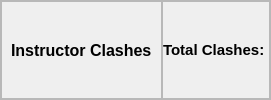
                     <widget class="QFrame" name="frame_57">
                      <property name="frameShape">
                       <enum>QFrame::StyledPanel</enum>
                      </property>
                      <property name="frameShadow">
                       <enum>QFrame::Raised</enum>
                      </property>
                      <layout class="QHBoxLayout" name="horizontalLayout_49">
                       <property name="spacing">
                        <number>0</number>
                       </property>
                       <property name="leftMargin">
                        <number>0</number>
                       </property>
                       <property name="topMargin">
                        <number>0</number>
                       </property>
                       <property name="rightMargin">
                        <number>0</number>
                       </property>
                       <property name="bottomMargin">
                        <number>0</number>
                       </property>
                       <item>
                        <widget class="QFrame" name="frame_54">
                         <property name="frameShape">
                          <enum>QFrame::StyledPanel</enum>
                         </property>
                         <property name="frameShadow">
                          <enum>QFrame::Raised</enum>
                         </property>
                         <layout class="QHBoxLayout" name="horizontalLayout_50">
                          <item>
                           <widget class="QLabel" name="label_12">
                            <property name="font">
                             <font>
                              <family>Arial</family>
                              <pointsize>12</pointsize>
                              <weight>75</weight>
                              <bold>true</bold>
                             </font>
                            </property>
                            <property name="text">
                             <string>Instructor Clashes</string>
                            </property>
                           </widget>
                          </item>
                         </layout>
                        </widget>
                       </item>
                       <item>
                        <widget class="QFrame" name="frame_55">
                         <property name="font">
                          <font>
                           <pointsize>12</pointsize>
                           <weight>50</weight>
                           <bold>false</bold>
                          </font>
                         </property>
                         <property name="frameShape">
                          <enum>QFrame::StyledPanel</enum>
                         </property>
                         <property name="frameShadow">
                          <enum>QFrame::Raised</enum>
                         </property>
                         <layout class="QHBoxLayout" name="horizontalLayout_52">
                          <property name="spacing">
                           <number>0</number>
                          </property>
                          <property name="leftMargin">
                           <number>0</number>
                          </property>
                          <property name="topMargin">
                           <number>0</number>
                          </property>
                          <property name="rightMargin">
                           <number>0</number>
                          </property>
                          <property name="bottomMargin">
                           <number>0</number>
                          </property>
                          <item>
                           <widget class="QLabel" name="total_teacher_clashes">
                            <property name="font">
                             <font>
                              <family>Arial</family>
                              <pointsize>11</pointsize>
                              <weight>75</weight>
                              <bold>true</bold>
                             </font>
                            </property>
                            <property name="text">
                             <string>Total Clashes: </string>
                            </property>
                           </widget>
                          </item>
                         </layout>
                        </widget>
                       </item>
                      </layout>
                     </widget>
